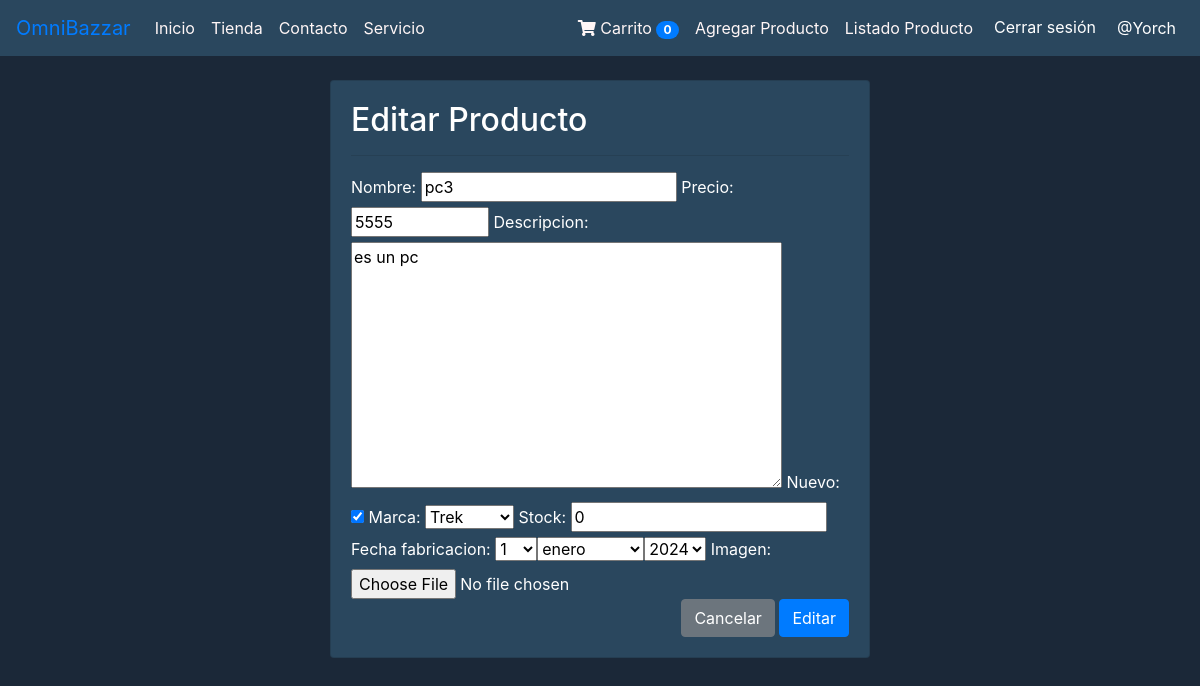
/modificar-producto/32/ (signed in), run on an earlier commit of the app's database.
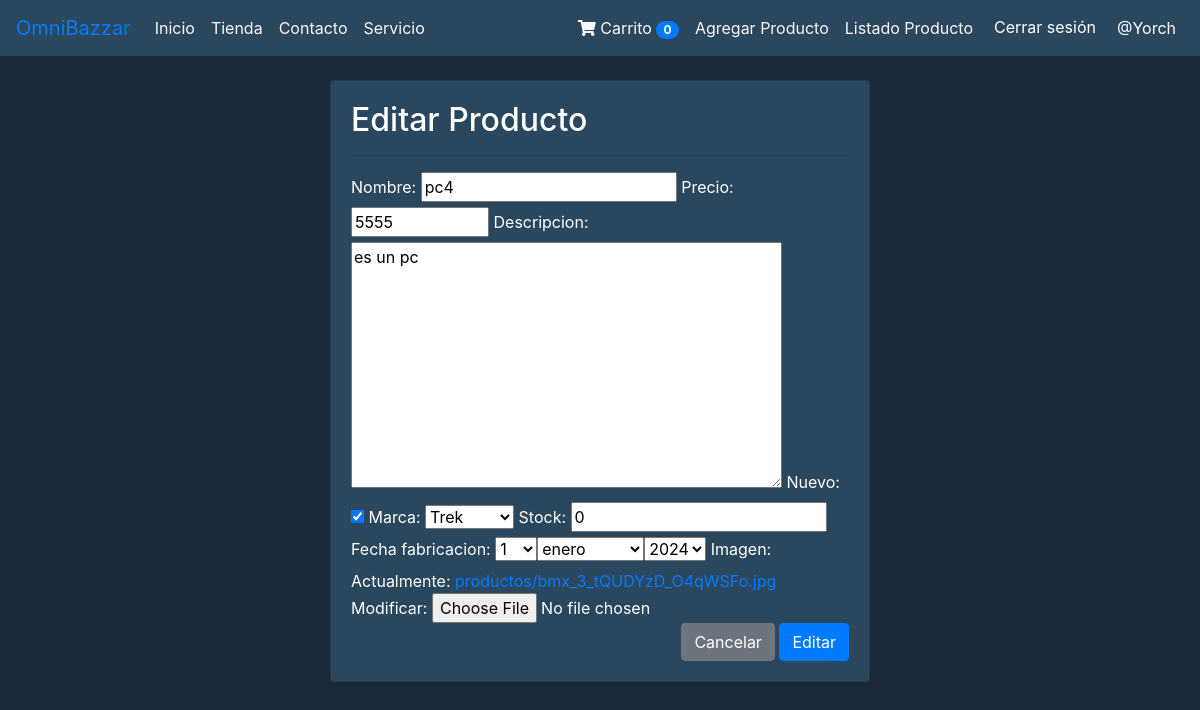
And on a later commit of the database.
### productos/models.py (models this page shows, shortened)
class Producto(models.Model):
    nombre = models.CharField(max_length=50)
    precio = models.IntegerField()
    descripcion = models.TextField()
    nuevo = models.BooleanField()
    marca = models.ForeignKey(Marca, on_delete=models.PROTECT)
    fecha_fabricacion = models.DateField()
    imagen = models.ImageField(upload_to="productos", null=True)
    stock = models.IntegerField(default=0, verbose_name='Stock')
    usuario = models.ForeignKey(User, on_delete=models.CASCADE, null=True, blank=True)

class Marca(models.Model):
    nombre = models.CharField(max_length=50)
    def __str__(self):
        return self.nombre

### productos/views.py (the view, shortened to what this page needs)
# urls.py: path('modificar-producto/<id>/', modificar_producto, name='modificar_producto'),
@permission_required('productos.change_producto')
def modificar_producto(request, id):
    producto = get_object_or_404(Producto, id=id)
    data = {
        'form': ProductoForm(instance=producto)
    }
    return render(request, 'agregacion/modificar.html', data)

### productos/forms.py (shortened to what this page needs)
class ProductoForm(forms.ModelForm):
    nombre = forms.CharField(min_length=3, max_length=50)
    imagen = forms.ImageField(validators=[MaxSizeFileValidator(max_file_size=2), FileExtensionValidator(allowed_extensions=['jpg', 'png', 'jpeg'], message="Solo se permiten archivos con extensiones .jpg, .png o .jpeg")])
    precio = forms.IntegerField(min_value=1, max_value=1500000)
    class Meta:
        model = Producto
        fields = ['nombre', 'precio', 'descripcion', 'nuevo', 'marca', 'stock','fecha_fabricacion', 'imagen']
        widgets = {
            "fecha_fabricacion": forms.SelectDateWidget()
        }

### productos/templates/agregacion/modificar.html (shortened to what this page needs)
{% extends "productos/base.html" %}
{% block content %}
<div class="container">
    <div class="row">
        <div class="col-12 col-md-6 offset-md-3">
            <div class="card" style="background-color: #2a475e;";>
                <div class="card-body">
                    <h2 style="color: white;">Editar Producto</h2>
                    <hr>
                    <form action="" method="post" enctype="multipart/form-data" style="color: white;">
                        {{ form }}
                        <div class="d-flex justify-content-end">
                            <input type="reset" value="Cancelar" class="btn btn-secondary">
                            <input type="submit" value="Editar" class="btn btn-primary">
                        </div>
                    </form>
                </div>
            </div>
        </div>
    </div>
</div>
{% endblock %}

What changed in the data, as far as the page shows it:
changed Producto "es un pc": nombre "pc3" → "pc4"
Also different on the page:
text no longer shown: "Nombre: Precio: Descripcion: Nuevo: Marca: Stock: Fecha fabricacion: Imagen:"
text now shown: "Nombre: Precio: Descripcion: Nuevo: Marca: Stock: Fecha fabricacion: Imagen: Actualmente: productos/bmx_3_tQUDYzD_O4qWSFo.jpg Modificar:"
